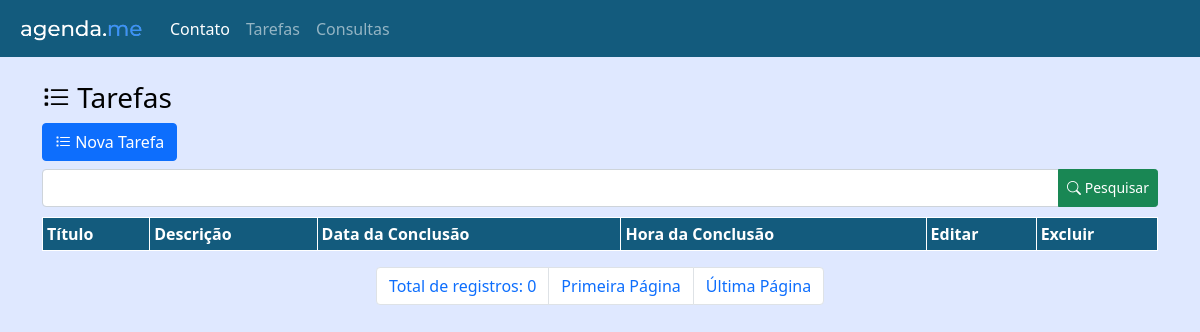
The app's page /sis-agendame/admin.php?menuop=tarefas, older data.
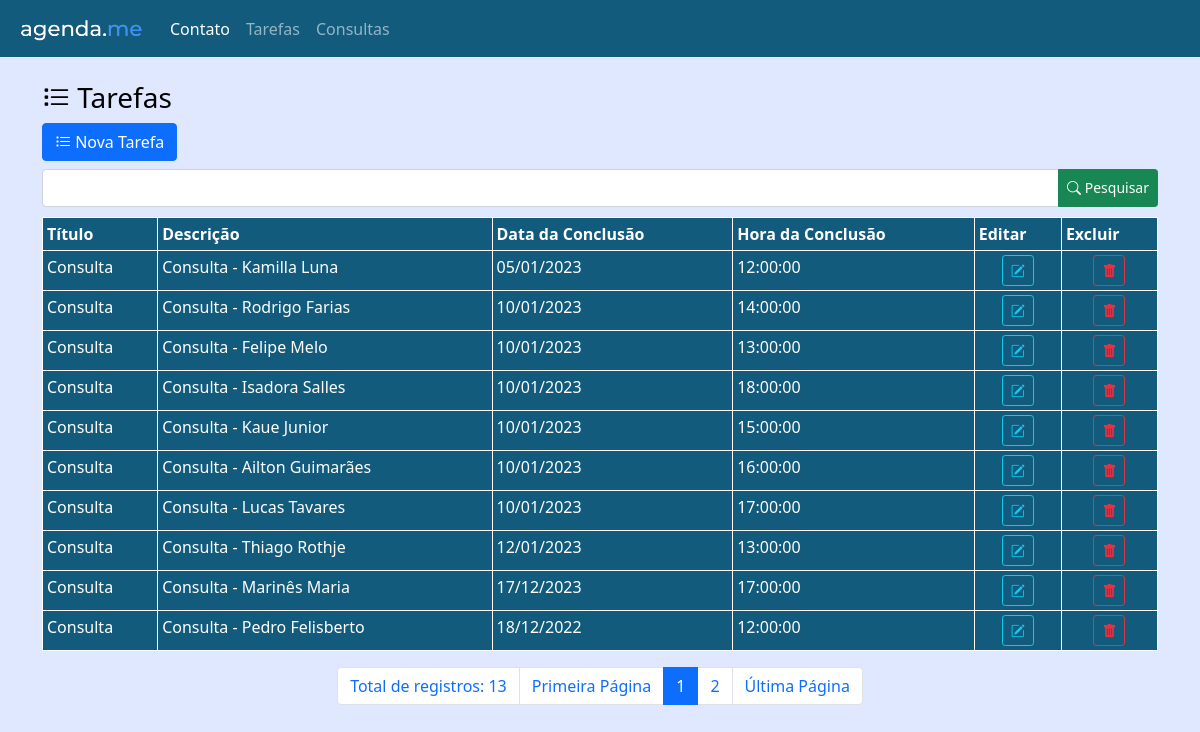
The same page, newer data.
### tables this page shows
CREATE TABLE `tbtarefas` (
  `idTarefa` int(11) NOT NULL,
  `tituloTarefa` varchar(255) NOT NULL,
  `descricaoTarefa` varchar(255) NOT NULL,
  `dataConclusaoTarefa` date NOT NULL,
  `horaConclusaoTarefa` time NOT NULL,
  `dataLembreteTarefa` date NOT NULL,
  `horaLembreteTarefa` time NOT NULL,
  `recorrenciaTarefa` int(11) NOT NULL
);

### sis-agendame/paginas/tarefas/tarefas.php (the view, shortened to what this page needs)
<?php
$txt_pesquisa = (isset($_POST['txt_pesquisa']))?$_POST['txt_pesquisa']:"";
?>
<header>
    <h3><i class="bi bi-list-task"></i> Tarefas</h3>
</header>
<div>
    <a class="btn btn-primary mb-2"
    href="?menuop=cad-tarefa"><i class="bi bi-list-task"></i> Nova Tarefa</a>
</div>
<div>
    <form action="admin.php?menuop=tarefas" method="POST">
        <div class="input-group">
            <input class="form-control" type="text" name="txt_pesquisa" value="<?=$txt_pesquisa?>">
            <button class="btn btn-success btn-sm" type="submit"><i class="bi bi-search"></i> Pesquisar</button>
        </div>
    </form>
</div>
<div class="tabela">
<table class="table table-dark table-striped table-bordered table-sm">
    <thead>
        <tr>
            <th>Título</th>
            <th>Descrição</th>
            <th>Data da Conclusão</th>
            <th>Hora da Conclusão</th>
            <th>Editar</th>
            <th>Excluir</th>
        </tr>
    </thead>
    <tbody>
        <?php
            $quantidade = 10;
            $pagina = ( isset($_GET['pagina']) ) ?(int)$_GET['pagina']:1;
            $inicio = ($quantidade * $pagina) - $quantidade;
            $sql = "SELECT
            idTarefa,
            tituloTarefa,
            descricaoTarefa,
            DATE_FORMAT(dataConclusaoTarefa, '%d/%m/%Y') AS dataConclusaoTarefa,
            horaConclusaoTarefa
            FROM tbtarefas
            WHERE
            tituloTarefa LIKE '%{$txt_pesquisa}%' OR
            descricaoTarefa LIKE '%{$txt_pesquisa}%' OR
            DATE_FORMAT(dataConclusaoTarefa, '%d/%m/%Y') LIKE '%{$txt_pesquisa}%'
            ORDER BY dataConclusaoTarefa
            LIMIT $inicio, $quantidade
            ";
            $rs = mysqli_query($conexao,$sql)
            or die("Erro ao executar a consulta! Erro:" . mysqli_error($conexao));
            while($dados = mysqli_fetch_assoc($rs)){
        ?>
        <tr>
            <td class="text-nowrap"><?=$dados['tituloTarefa']?></td>
            <td class="text-nowrap"><?=$dados['descricaoTarefa']?></td>
            <td class="text-nowrap"><?=$dados['dataConclusaoTarefa']?></td>
            <td class="text-nowrap"><?=$dados['horaConclusaoTarefa']?></td>
            <td class="text-center">
                <a class="btn btn-outline-info btn-sm" href="index.php?menuop=editar-tarefa&idTarefa=<?=$dados['idTarefa']?>"><i class="bi bi-pencil-square"></i></a>
            </td>
            <td class="text-center">
                <a class="btn btn-outline-danger btn-sm" href="index.php?menuop=excluir-tarefa&idTarefa=<?=$dados['idTarefa']?>"><i class="bi bi-trash-fill"></i></a>
            </td>
        </tr>
        <?php
        }
        ?>
    </tbody>
</table>
</div>
<ul class="pagination justify-content-center">
<?php
        $sqlTotal = "SELECT idTarefa FROM tbtarefas";
        $qrTotal = mysqli_query($conexao,$sqlTotal) or die(mysqli_error($conexao));
        $numTotal = mysqli_num_rows($qrTotal);
        $totalPagina = ceil($numTotal / $quantidade);
        echo "<li class='page-item'><span class='page-link'>Total de registros: " . $numTotal . " </span></li> ";
        echo '<li class="page-item"><a class="page-link" href="?menuop=tarefas&pagina=1">Primeira Página</a></li>';
            ?>
            <?php
        for($i=1;$i<=$totalPagina;$i++){
           if($i>=($pagina-5) && $i <= ($pagina+5)){
            if($i==$pagina){
                echo "<li class='page-item active'><span class='page-link'>$i</span></li>";
            }else{
                echo "<li class='page-item'><a class='page-link' href=\"?menuop=tarefas&pagina={$i}\"> {$i} </a></li>";
            }
           }
        }
            ?>
            <?php
        echo "<li class='page-item'> <a class='page-link' href=\"?menuop=tarefas&pagina=$totalPagina\">Última Página</a></li>";
?>
</ul>

Row changes from the older to the newer data that the page shows:
added tbtarefas: tituloTarefa "Consulta", descricaoTarefa "Consulta - Kamilla Luna", dataConclusaoTarefa "05/01/2023", horaConclusaoTarefa "12:00:00"
added tbtarefas: tituloTarefa "Consulta", descricaoTarefa "Consulta - Rodrigo Farias", dataConclusaoTarefa "10/01/2023", horaConclusaoTarefa "14:00:00"
added tbtarefas: tituloTarefa "Consulta", descricaoTarefa "Consulta - Felipe Melo", dataConclusaoTarefa "10/01/2023", horaConclusaoTarefa "13:00:00"
added tbtarefas: tituloTarefa "Consulta", descricaoTarefa "Consulta - Isadora Salles", dataConclusaoTarefa "10/01/2023", horaConclusaoTarefa "18:00:00"
added tbtarefas: tituloTarefa "Consulta", descricaoTarefa "Consulta - Kaue Junior", dataConclusaoTarefa "10/01/2023", horaConclusaoTarefa "15:00:00"
added tbtarefas: tituloTarefa "Consulta", descricaoTarefa "Consulta - Ailton Guimarães", dataConclusaoTarefa "10/01/2023", horaConclusaoTarefa "16:00:00"
added tbtarefas: tituloTarefa "Consulta", descricaoTarefa "Consulta - Lucas Tavares", dataConclusaoTarefa "10/01/2023", horaConclusaoTarefa "17:00:00"
added tbtarefas: tituloTarefa "Consulta", descricaoTarefa "Consulta - Thiago Rothje", dataConclusaoTarefa "12/01/2023", horaConclusaoTarefa "13:00:00"
added tbtarefas: tituloTarefa "Consulta", descricaoTarefa "Consulta - Marinês Maria", dataConclusaoTarefa "17/12/2023", horaConclusaoTarefa "17:00:00"
added tbtarefas: tituloTarefa "Consulta", descricaoTarefa "Consulta - Pedro Felisberto", dataConclusaoTarefa "18/12/2022", horaConclusaoTarefa "12:00:00"
Text that changed along with them:
$numTotal: "0" → "13"
new list line: "1"
new list line: "2"
